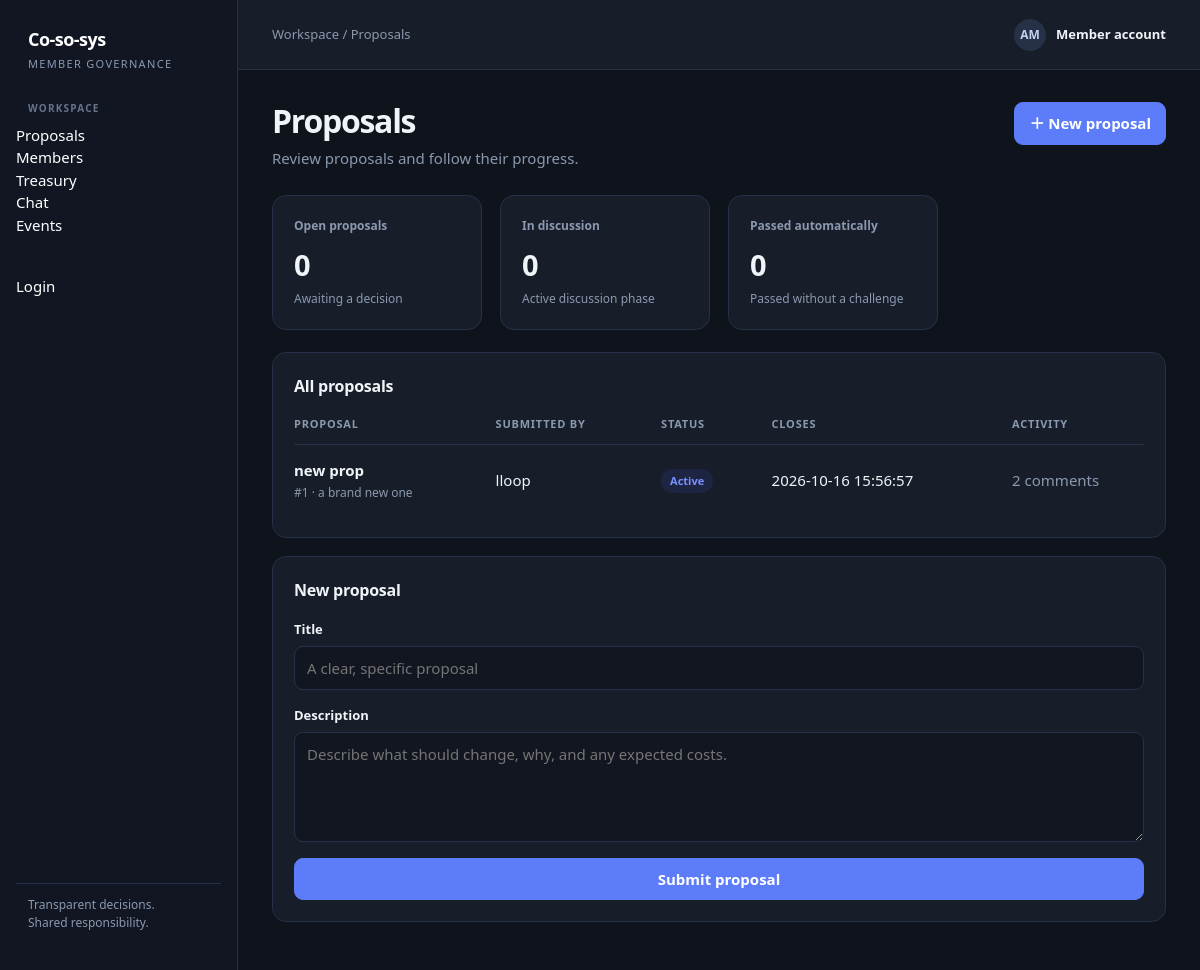
The page /proposals on the database as committed earlier.
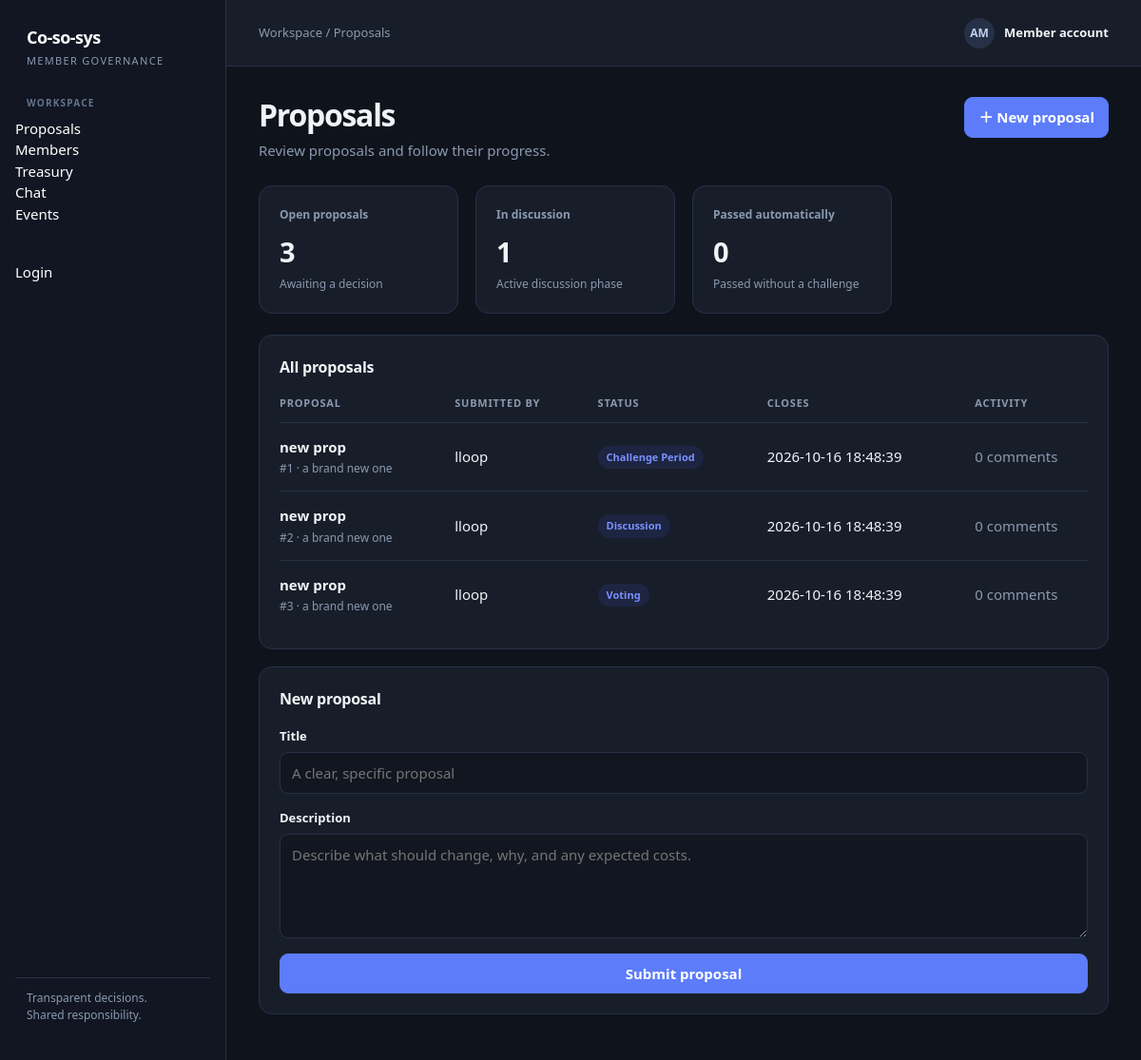
The same page on the database as committed later.
### tables this page shows
CREATE TABLE proposals (
    id INTEGER PRIMARY KEY AUTOINCREMENT,
    title TEXT NOT NULL,
    description TEXT NOT NULL,
    creator_id INTEGER NOT NULL,
    status TEXT NOT NULL CHECK(status IN ('Challenge period', 'Discussion', 'Voting', 'Rejected', 'Quorum Not Met', 'Approved')) DEFAULT 'Challenge period',
    created_at TIMESTAMP DEFAULT CURRENT_TIMESTAMP,
    closes_at TIMESTAMP NOT NULL,
    FOREIGN KEY (creator_id) REFERENCES users(id)
);

CREATE TABLE users (
    id INTEGER PRIMARY KEY AUTOINCREMENT,
    username TEXT UNIQUE NOT NULL,
    password TEXT,
    email TEXT,
    role TEXT DEFAULT 'member',
    status TEXT DEFAULT 'Active',
    eligible_to_vote INTEGER DEFAULT 1,
    voting_weight REAL DEFAULT 1.0,
    created_at TIMESTAMP DEFAULT CURRENT_TIMESTAMP
);

### backend/routes_proposals.py (the view, shortened to what this page needs)
@proposals_bp.route('/proposals', methods=['GET', 'POST'])
def get_proposals():
    conn = get_db_connection()
    cursor = conn.cursor()
    cursor.execute("""
        SELECT p.*, u.username as creator_name,
                  (SELECT COUNT(*) FROM chat_messages m WHERE m.proposal_id = p.id) as comment_count
        FROM proposals p
        LEFT JOIN users u ON p.creator_id = u.id
        ORDER BY p.created_at DESC
    """)
    proposals = cursor.fetchall()
    open_count = cursor.execute(
        "SELECT COUNT(*) as count FROM proposals WHERE status IN ('Challenge period', 'Discussion', 'Voting')"
    ).fetchone()['count']
    discussion_count = cursor.execute(
        "SELECT COUNT(*) as count FROM proposals WHERE status = 'Discussion'"
    ).fetchone()['count']
    passed_count = cursor.execute(
        "SELECT COUNT(*) as count FROM proposals WHERE status = 'Passed automatically'"
    ).fetchone()['count']
    conn.close()
    return render_template(
        'proposals.html',
        proposals=proposals,
        open_count=open_count,
        discussion_count=discussion_count,
        passed_count=passed_count,
        active_page='proposals'
    )

### database/db.py (called while the page is built)
def get_db_connection():
    db_path = os.path.join(os.path.dirname(__file__), DB_NAME)
    conn = sqlite3.connect(db_path)
    conn.row_factory = sqlite3.Row
    return conn

### client/templates/proposals.html (shortened to what this page needs)
{% extends "base.html" %}
{% set active_page = "proposals" %}
{% block breadcrumb %}Proposals{% endblock %}
{% block content %}
<div class="page-head">
  <div>
    <h1>Proposals</h1>
    <p class="subtitle">Review proposals and follow their progress.</p>
  </div>
  <a class="button primary" href="#new-proposal">＋ New proposal</a>
</div>
<div class="grid stats">
  <div class="card">
    <div class="stat-label">Open proposals</div>
    <div class="stat-value">{{ open_count }}</div>
    <div class="stat-foot">Awaiting a decision</div>
  </div>
  <div class="card">
    <div class="stat-label">In discussion</div>
    <div class="stat-value">{{ discussion_count }}</div>
    <div class="stat-foot">Active discussion phase</div>
  </div>
  <div class="card">
    <div class="stat-label">Passed automatically</div>
    <div class="stat-value">{{ passed_count }}</div>
    <div class="stat-foot">Passed without a challenge</div>
  </div>
</div>
<div class="card">
  <div class="card-head"><h2>All proposals</h2></div>
  <div class="table-wrap">
    <table>
      <thead>
        <tr><th>Proposal</th><th>Submitted by</th><th>Status</th><th>Closes</th><th>Activity</th></tr>
      </thead>
      <tbody>
        {% for proposal in proposals %}
        <tr>
          <td>
            <a href="{{ url_for('proposals_bp.proposal_detail', proposal_id=proposal.id) }}" class="primary-cell">{{ proposal.title }}</a>
            <div class="secondary">#{{ proposal.id }} · {{ proposal.description[:80] }}{% if proposal.description|length > 80 %}…{% endif %}</div>
          </td>
          <td>{{ proposal.creator_name or 'Unknown member' }}</td>
          <td><span class="badge blue">{{ proposal.status|replace('_', ' ')|title }}</span></td>
          <td>{{ proposal.closes_at }}</td>
          <td class="muted">{{ proposal.comment_count }} comments</td>
        </tr>
        {% else %}
        <tr><td colspan="5"><div class="empty">No proposals yet. Create the first one below.</div></td></tr>
        {% endfor %}
      </tbody>
    </table>
  </div>
</div>
<div class="card" id="new-proposal" style="margin-top: 18px;">
  <div class="card-head"><h2>New proposal</h2></div>
  <form class="form-grid" method="post" action="{{ url_for('proposals_bp.get_proposals') }}">
    <div class="field">
      <label for="proposal-title">Title</label>
      <input id="proposal-title" name="title" placeholder="A clear, specific proposal" required>
    </div>
    <div class="field">
      <label for="proposal-body">Description</label>
      <textarea id="proposal-body" name="body" placeholder="Describe what should change, why, and any expected costs." required></textarea>
    </div>
    <button class="button primary" type="submit">Submit proposal</button>
  </form>
</div>
{% endblock %}

### client/templates/base.html (shortened to what this page needs)
<!doctype html>
<html lang="en">
<head>
  <link rel="stylesheet" href="{{ url_for('static', filename='style.css') }}">
</head>
<body>
  <div class="app">
    <aside class="sidebar">
      <a class="brand" href="{{ url_for('index') }}">Co-so-sys<small>Member governance</small></a>
      <div>
        <div class="nav-label">Workspace</div>
        <nav class="nav-links" style="display: flex; flex-direction: column; height: 100%;">
          <div class="nav-group">
            <a href="{{ url_for('proposals_page') }}" class="nav {% if active_page == 'proposals' %}active{% endif %}">Proposals</a>
            <a href="{{ url_for('members_page') }}" class="nav {% if active_page == 'members' %}active{% endif %}">Members</a>
            <a href="{{ url_for('treasury_page') }}" class="nav {% if active_page == 'treasury' %}active{% endif %}">Treasury</a>
            <a href="{{ url_for('chat_page') }}" class="nav {% if active_page == 'chat' %}active{% endif %}">Chat</a>
            <a href="{{ url_for('events_bp.index') }}" class="nav {% if active_page == 'events' %}active{% endif %}">Events</a>
          </div>
          <div class="nav-auth" style="margin-top: auto; padding-top: 1rem;">
            {% if session.get('user_id') %}
              <div class="muted" style="margin-bottom: 0.5rem; font-size: 0.9em;">Logged in as <strong>{{ session.get('username', 'Member') }}</strong></div>
              <a href="{{ url_for('auth_bp.logout') }}" class="nav">Logout</a>
            {% else %}
              <a href="{{ url_for('auth_bp.login') }}" class="nav {% if active_page == 'login' %}active{% endif %}">Login</a>
            {% endif %}
          </div>
        </nav>
      </div>
      <div class="sidebar-note">Transparent decisions.<br>Shared responsibility.</div>
    </aside>
    <main class="main">
      <header class="topbar">
        <div class="crumb">Workspace <span aria-hidden="true">/</span> {% block breadcrumb %}Overview{% endblock %}</div>
        <div class="user-chip"><span class="avatar">AM</span><span>Member account</span></div>
      </header>
      <section class="content">
        {% block content %}{% endblock %}
      </section>
    </main>
  </div>
</body>
</html>

### client/static/style.css (style rules this page uses)
:root { color-scheme: dark; --bg: #0f131c; --panel: #181e29; --ink: #f0f4f8; --muted: #8a99af; --line: #263147; --nav: #111622; --nav-muted: #8a99af; --accent: #5c7cfa; --accent-soft: #1e2542; --green: #2ea043; --green-soft: #112a1d; --amber: #d29922; --amber-soft: #382b12; --red: #da3633; --red-soft: #3d1717; --radius: 14px; }
* { box-sizing: border-box; }
body { margin: 0; background: var(--bg); color: var(--ink); font: 15px/1.5 system-ui, -apple-system, BlinkMacSystemFont, "Segoe UI", sans-serif; }
a { color: inherit; text-decoration: none; }
button, input, select, textarea { font: inherit; }
.app { min-height: 100vh; display: grid; grid-template-columns: 238px minmax(0, 1fr); }
.sidebar { background: var(--nav); color: white; padding: 26px 16px; display: flex; flex-direction: column; gap: 28px; border-right: 1px solid var(--line); }
.brand { padding: 0 12px; font-size: 18px; font-weight: 750; letter-spacing: -.03em; }
.brand small { display: block; color: var(--nav-muted); font-size: 11px; font-weight: 500; letter-spacing: .12em; text-transform: uppercase; margin-top: 3px; }
.nav-label { color: #64748b; padding: 0 12px; font-size: 10px; font-weight: 750; letter-spacing: .12em; text-transform: uppercase; margin-bottom: 8px; }
.nav { display: grid; gap: 5px; }
.sidebar-note { margin-top: auto; color: var(--nav-muted); font-size: 12px; padding: 12px; border-top: 1px solid var(--line); }
.main { min-width: 0; }
.topbar { height: 70px; background: var(--panel); border-bottom: 1px solid var(--line); display: flex; align-items: center; justify-content: space-between; padding: 0 34px; }
.crumb { color: var(--muted); font-size: 13px; }
.user-chip { display: flex; align-items: center; gap: 10px; font-size: 13px; font-weight: 650; }
.avatar { width: 32px; height: 32px; border-radius: 50%; display: grid; place-items: center; background: #263147; color: #c0d0f0; font-size: 12px; font-weight: 800; }
.content { max-width: 1440px; margin: 0 auto; padding: 32px 34px 48px; }
.page-head { display: flex; justify-content: space-between; align-items: flex-start; gap: 20px; margin-bottom: 25px; }
h1 { font-size: clamp(25px, 3vw, 32px); line-height: 1.2; letter-spacing: -.04em; margin: 0 0 7px; }
h2 { font-size: 16px; margin: 0; letter-spacing: -.015em; }
p { margin: 0; }
.subtitle { color: var(--muted); max-width: 720px; }
.button { display: inline-flex; align-items: center; justify-content: center; border: 1px solid var(--line); border-radius: 9px; background: #222b3b; color: var(--ink); padding: 9px 14px; font-weight: 650; cursor: pointer; white-space: nowrap; }
.button.primary { background: var(--accent); border-color: var(--accent); color: white; }
.grid { display: grid; gap: 18px; }
.stats { grid-template-columns: repeat(4, minmax(0, 1fr)); margin-bottom: 22px; }
.card { background: var(--panel); border: 1px solid var(--line); border-radius: var(--radius); padding: 21px; min-width: 0; }
.stat-label { color: var(--muted); font-size: 12px; font-weight: 650; margin-bottom: 8px; }
.stat-value { font-size: 29px; font-weight: 760; letter-spacing: -.04em; }
.stat-foot { color: var(--muted); font-size: 12px; margin-top: 4px; }
.card-head { display: flex; align-items: center; justify-content: space-between; gap: 14px; margin-bottom: 18px; }
.table-wrap { overflow-x: auto; }
table { width: 100%; border-collapse: collapse; text-align: left; }
th { color: var(--muted); font-size: 11px; font-weight: 750; letter-spacing: .07em; text-transform: uppercase; padding: 0 12px 11px; }
td { border-top: 1px solid var(--line); padding: 14px 12px; vertical-align: middle; }
th:first-child, td:first-child { padding-left: 0; }
th:last-child, td:last-child { padding-right: 0; }
.primary-cell { font-weight: 700; }
.secondary { color: var(--muted); font-size: 12px; margin-top: 3px; }
.badge { display: inline-flex; align-items: center; gap: 6px; padding: 4px 9px; border-radius: 999px; background: #263147; color: #a0b0d0; font-size: 11px; font-weight: 750; white-space: nowrap; }
.badge.blue { background: var(--accent-soft); color: #7990ff; }
.form-grid { display: grid; gap: 16px; }
.field { display: grid; gap: 6px; }
label { font-size: 13px; font-weight: 700; }
input, select, textarea { width: 100%; border: 1px solid var(--line); border-radius: 9px; padding: 10px 12px; background: #121620; color: var(--ink); }
textarea { resize: vertical; min-height: 110px; }
.muted { color: var(--muted); }

Rows that differ between the two databases and show on the page:
changed proposals id 1: status "Active" → "Challenge Period"; closes_at "2026-10-16 15:56:57" → "2026-10-16 18:48:39"; comment_count "2" → "0"
added proposals: title "new prop", id "2", description "a brand new one", username "lloop", status "Discussion", closes_at "2026-10-16 18:48:39", comment_count "0"
added proposals: title "new prop", id "3", description "a brand new one", username "lloop", status "Voting", closes_at "2026-10-16 18:48:39", comment_count "0"
Other text that changed with them:
{{ open_count }}: "0" → "3"
{{ discussion_count }}: "0" → "1"
